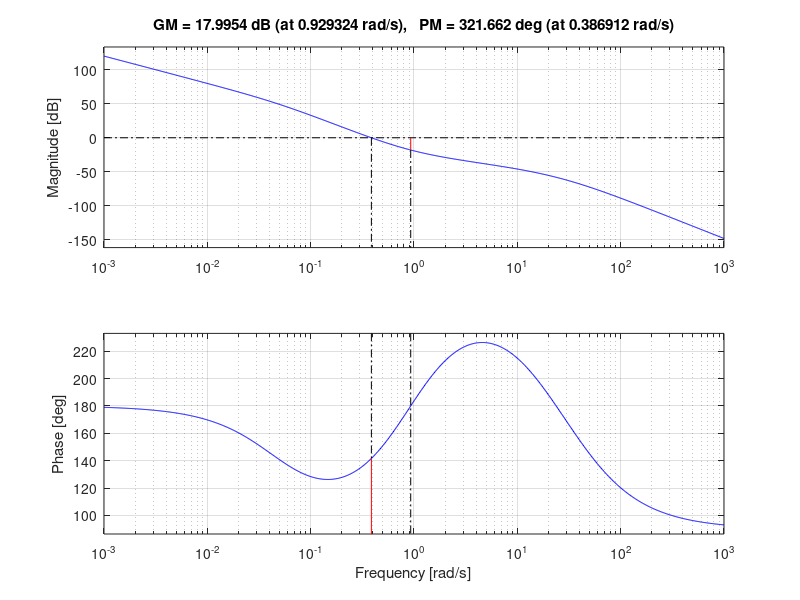

Write MATLAB code to recreate this figure.
function Proj1
%%
%   Sintaxe:
%
%   
%
%   Observações:
%
%   
%   
%
%   Exemplo:
%
%   
%   Dependências:
%
%  
%
%
%   Desenvolvida por: 
%   Data: 
%   Última modificação:


%% Definiçao Variaveis 

num = [40];
den = [1 40 0 0];
S = 15;
Ts = 2;

%Funçao 
Ft = tf(num,den);

%Zeta
zeta = sqrt((log(S/100)^2)/((pi^2)+(log(S/100)^2)));

%Margem de fase
mf = atan((2*zeta)/(sqrt((-2*zeta^2)+(sqrt(1+(4*zeta^4))))));
mf = mf*180/pi; %conversao rad/grau

%Banda Passante(por T resposta transitoria)
Wbw = 4/(Ts*zeta);
Wbw = Wbw*sqrt((1-(2*zeta^2))+sqrt(4*zeta^4-(4*zeta^2)+2));

%Banda Passante(por tempo de pico)
% Wbw = pi/(Tp*sqrt(1-zeta^2));
% Wbw = Wbw*sqrt((1-(2*zeta^2))+sqrt(4*zeta^4-(4*zeta^2)+2)); 

 
    
%% Avanço de Fase

%Frequencia MalhaFechada
Wmf=0.8*Wbw;  
[Mag,Fase] = bode(Ft,Wmf);

angmax = mf - (180 + Fase)+ 5 ;
angmax = angmax*pi/180;

%Beta
beta=(1-sin(angmax))/(1+sin(angmax));  

%Gama
gama=1/beta;   

%Tav 
Tav=sqrt(beta)*Wmf;

%Definição Compensador de Avanço de fase
numAv=[1 Tav];
denAv=[1 gama*Tav];
CompAv=tf(gama*numAv,denAv);  %MUDEI AQUI O 1/B

%% Atraso de Fase
Tat=0.1*Wmf;
numAt=[1 Tat];                      %Sa merda ta instavel ou ta errado 
denAt=[1 Tat/gama];
CompAt=tf(beta*numAt,denAt);

%% Avanço e Atraso de fase
%Mesmo beta
%Mesmo Gama
%Mesmo Tat e Tav

%Definição do compensador de avanço de fase
numGav = [1 Tav];
denGav = [1 gama*Tav];
Gav = tf(numGav,denGav);

%Definição do compensador de atraso de fase
numGat = [1 Tav];
denGat = [1 Tav/gama];
Gat = tf(numGat,denGat);

%% Funçoes

%Ft com Avanço de fase
FtAv = (Ft*CompAv);
%Ft com Avanço de fase e ajuste de ganho
FtAvK = (Ft*CompAv*5.43);

%Ft com Atraso de fase
FtAt = (Ft*CompAt);
%Ft com Atraso de fase e ajuste de ganho
FtAtK = (Ft*CompAt*0.00013);

%Ft com Atraso e Avanço de fase
FtAtv = (Ft*Gat*Gav);
%Ft com Atraso e Avanço de fase e ajuste de ganho
% FtAtvK = (Ft*Gat*Gav);

%%Resposta no tempo
%Ft principal
FtMf = Ft/(1+Ft);

%Ft Avanço
FtAvMf = FtAv/(1 + FtAv);
FtAvMfK = FtAvK/(1 + FtAvK);

%Ft Atraso
FtAtMf = FtAt/(1 + FtAt);
FtAtMfK = FtAtK/(1 + FtAtK);

%Ft Atraso e Avanço
FtAtvMf = FtAtv/(1 + FtAtv);
% FtAtMfK = FtAtK/(1 + FtAtK);

%% Plot Graficos

%% Ajuste de Ganho K (ERRADO)
% for i = 1:60
%     if Fase1(i) == (round(mf,2) - 180)
%     K = Mag1(i);   
%     end
% end  
%%   Testes
% figure(1)
% bode(Ft,'b',FtAtv,'r')
% figure(2)
% step(FtMf,'b',FtAtvMf,'r')
% stepinfo(Ft,FtAtMfK)

margin(FtAtv)

%bode(Ft,'b',FtAt,'r')
%step(Ft,'b',FtAtMf,'r')
%stepinfo(Ft,FtAtMf)

% figure(1)
% bode(Ft,'b',Ft*5069,'r')

 
% 
%  TfMf = (FtAv*64.56);
%  TfMf2 = (TfMf)/(1+TfMf);
%  step(TfMf2)


